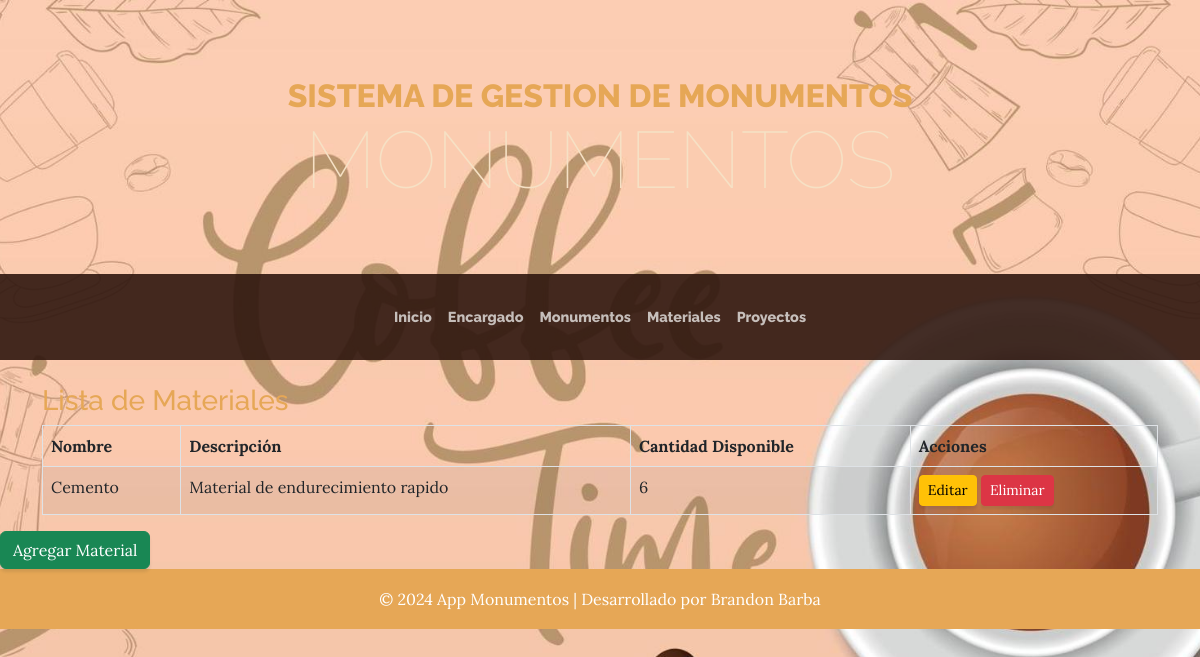
Screenshot of /listado_materiales with the database file from the repository.
### aplicaciones/monumentos/models.py (models this page shows, shortened)
class Materiales(models.Model):
    nombre = models.CharField(max_length=100)
    descripcion = models.TextField(blank=True, null=True)
    cantidad_disponible = models.PositiveIntegerField()

### aplicaciones/monumentos/views.py (the view)
# urls.py: path('listado_materiales', views.listado_materiales, name='listado_materiales'),
def listado_materiales(request):
    materiales = Materiales.objects.all()
    return render(request, 'listado_materiales.html', {'materiales': materiales})

### aplicaciones/monumentos/templates/listado_materiales.html (shortened to what this page needs)
{% extends 'plantilla.html' %}
{% block contenido %}
<div class="container mt-4">
    <h3 class="text-primary">Lista de Materiales</h3>
    <table class="table table-bordered table-striped table-hover" id="tbl_materiales">
        <thead>
            <tr>
                <th>Nombre</th>
                <th>Descripción</th>
                <th>Cantidad Disponible</th>
                <th>Acciones</th>
            </tr>
        </thead>
        <tbody>
            {% for materiales in materiales %}
            <tr>
                <td>{{ materiales.nombre }}</td>
                <td>{{ materiales.descripcion|default:"Sin descripción" }}</td>
                <td>{{ materiales.cantidad_disponible }}</td>
                <td>
                    <a href="{% url 'editar_materiales' materiales.id %}" class="btn btn-warning btn-sm">Editar</a>
                    <a href="{% url 'eliminar_materiales' materiales.id %}"
                       class="btn btn-danger btn-sm"
                       onclick="return confirm('¿Está seguro de eliminar este material?');">Eliminar</a>
                </td>
            </tr>
            {% empty %}
            <tr>
                <td colspan="4" class="text-center">No hay materiales registrados.</td>
            </tr>
            {% endfor %}
        </tbody>
    </table>
</div>
<a href="{% url 'agregar_materiales' %}" class="btn btn-success">Agregar Material</a>
{% endblock %}

### rows the page displays
Materiales: nombre "Cemento", descripcion "Material de endurecimiento rapido", cantidad_disponible "6"
